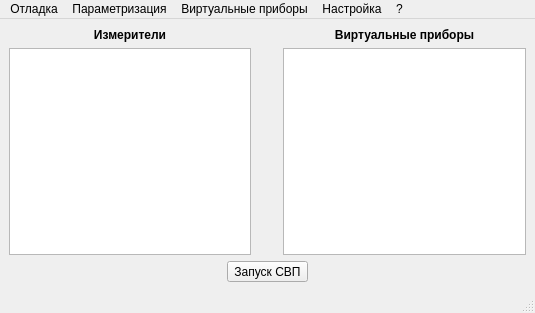
<?xml version="1.0" encoding="UTF-8"?>
<ui version="4.0">
 <class>fmNaladka</class>
 <widget class="QMainWindow" name="fmNaladka">
  <property name="geometry">
   <rect>
    <x>0</x>
    <y>0</y>
    <width>535</width>
    <height>313</height>
   </rect>
  </property>
  <property name="windowTitle">
   <string>СВП Ормет - режим наладки</string>
  </property>
  <widget class="QWidget" name="centralwidget">
   <layout class="QGridLayout" name="gridLayout">
    <item row="0" column="0">
     <widget class="QLabel" name="label">
      <property name="font">
       <font>
        <pointsize>9</pointsize>
        <weight>75</weight>
        <bold>true</bold>
       </font>
      </property>
      <property name="text">
       <string>Измерители</string>
      </property>
      <property name="alignment">
       <set>Qt::AlignCenter</set>
      </property>
     </widget>
    </item>
    <item row="0" column="2">
     <widget class="QLabel" name="label_2">
      <property name="font">
       <font>
        <pointsize>9</pointsize>
        <weight>75</weight>
        <bold>true</bold>
       </font>
      </property>
      <property name="text">
       <string>Виртуальные приборы</string>
      </property>
      <property name="alignment">
       <set>Qt::AlignCenter</set>
      </property>
     </widget>
    </item>
    <item row="1" column="0">
     <widget class="QTreeWidget" name="twMeas">
      <property name="frameShadow">
       <enum>QFrame::Sunken</enum>
      </property>
      <property name="lineWidth">
       <number>1</number>
      </property>
      <attribute name="headerVisible">
       <bool>false</bool>
      </attribute>
      <column>
       <property name="text">
        <string notr="true">1</string>
       </property>
      </column>
     </widget>
    </item>
    <item row="1" column="1">
     <spacer name="horizontalSpacer">
      <property name="orientation">
       <enum>Qt::Horizontal</enum>
      </property>
      <property name="sizeType">
       <enum>QSizePolicy::Minimum</enum>
      </property>
      <property name="sizeHint" stdset="0">
       <size>
        <width>20</width>
        <height>50</height>
       </size>
      </property>
     </spacer>
    </item>
    <item row="1" column="2">
     <widget class="QListWidget" name="lwVIns"/>
    </item>
    <item row="2" column="0" colspan="3">
     <layout class="QHBoxLayout" name="horizontalLayout">
      <item>
       <widget class="QToolButton" name="tbStart">
        <property name="font">
         <font>
          <pointsize>9</pointsize>
         </font>
        </property>
        <property name="text">
         <string>Запуск СВП</string>
        </property>
        <property name="toolButtonStyle">
         <enum>Qt::ToolButtonTextOnly</enum>
        </property>
        <property name="arrowType">
         <enum>Qt::NoArrow</enum>
        </property>
       </widget>
      </item>
     </layout>
    </item>
   </layout>
  </widget>
  <widget class="QMenuBar" name="menubar">
   <property name="geometry">
    <rect>
     <x>0</x>
     <y>0</y>
     <width>535</width>
     <height>21</height>
    </rect>
   </property>
   <widget class="QMenu" name="muDebug">
    <property name="title">
     <string>Отладка</string>
    </property>
    <addaction name="actPortCons"/>
    <addaction name="actMBCons"/>
    <addaction name="actAD779x"/>
   </widget>
   <widget class="QMenu" name="muSetting">
    <property name="title">
     <string>Настройка</string>
    </property>
   </widget>
   <widget class="QMenu" name="muVInstr">
    <property name="title">
     <string>Виртуальные приборы</string>
    </property>
   </widget>
   <widget class="QMenu" name="muPar">
    <property name="title">
     <string>Параметризация</string>
    </property>
    <addaction name="actParV"/>
    <addaction name="actParT"/>
    <addaction name="actParCond"/>
    <addaction name="actParTP"/>
    <addaction name="actParAmper"/>
   </widget>
   <widget class="QMenu" name="muAbout">
    <property name="title">
     <string>?</string>
    </property>
   </widget>
   <addaction name="muDebug"/>
   <addaction name="muPar"/>
   <addaction name="muVInstr"/>
   <addaction name="muSetting"/>
   <addaction name="muAbout"/>
  </widget>
  <widget class="QStatusBar" name="statusbar"/>
  <action name="actPortCons">
   <property name="text">
    <string>Консоль порта...</string>
   </property>
  </action>
  <action name="actMBCons">
   <property name="text">
    <string>Консоль драйвера ...</string>
   </property>
  </action>
  <action name="actAD779x">
   <property name="text">
    <string>AD779x...</string>
   </property>
  </action>
  <action name="actParV">
   <property name="text">
    <string>Милливольтметр</string>
   </property>
  </action>
  <action name="actParT">
   <property name="text">
    <string>Термометр</string>
   </property>
  </action>
  <action name="actParCond">
   <property name="text">
    <string>Кондуктометр</string>
   </property>
  </action>
  <action name="actParTP">
   <property name="text">
    <string>Измеритель давления</string>
   </property>
  </action>
  <action name="actParAmper">
   <property name="text">
    <string>Микроамперметр</string>
   </property>
  </action>
 </widget>
 <resources/>
 <connections/>
</ui>
